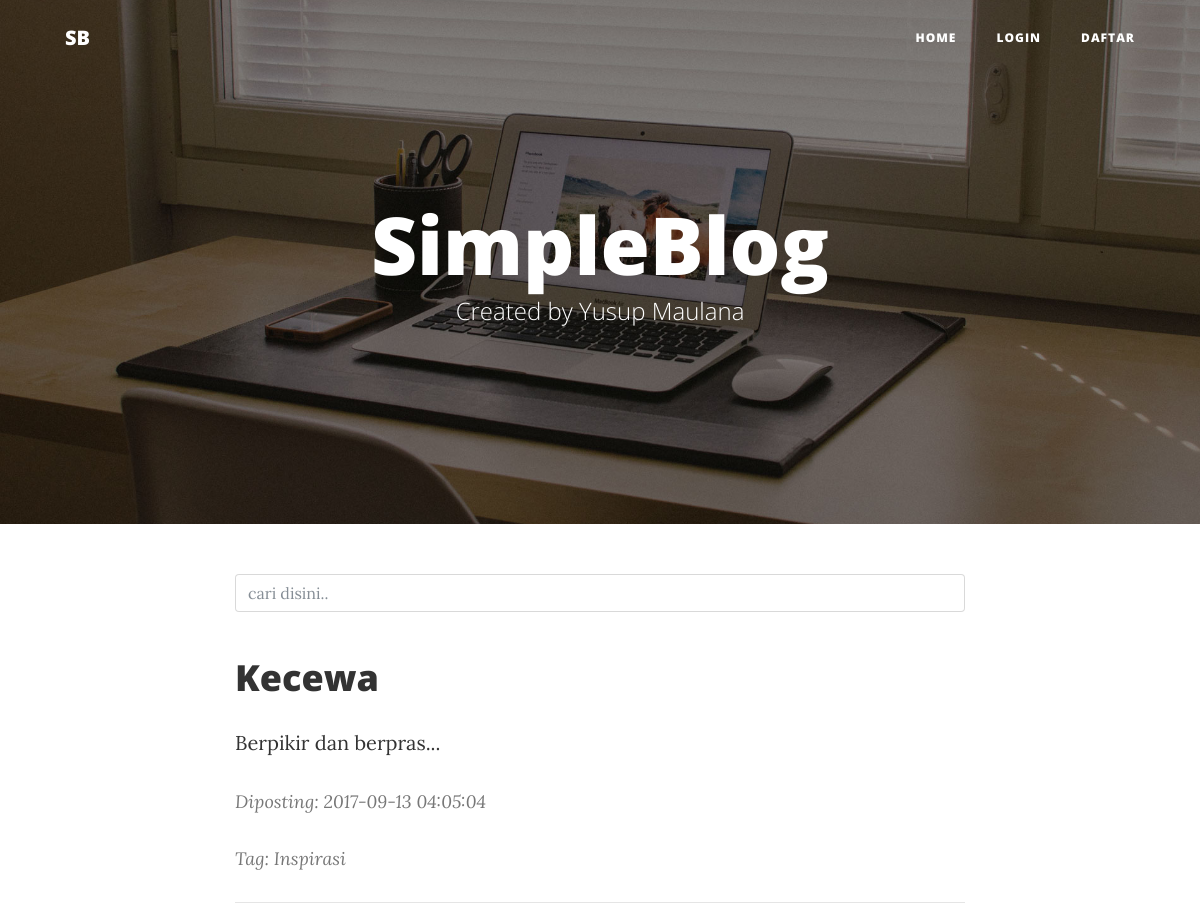
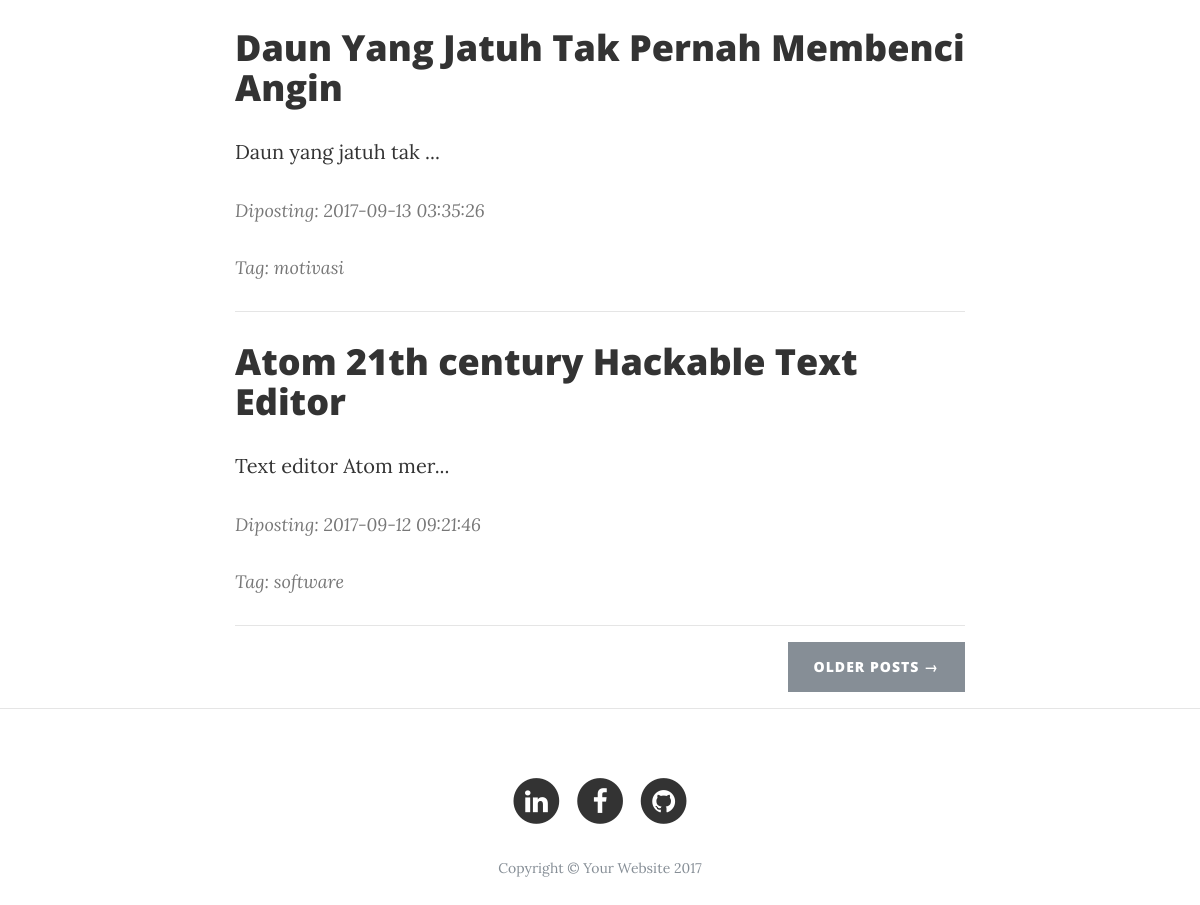
The page / on the database its author committed (2 pictures, top to bottom).
### tables this page shows
CREATE TABLE `blog` (
  `id` int(11) NOT NULL,
  `judul` varchar(50) NOT NULL,
  `isi` text NOT NULL,
  `waktu` timestamp NOT NULL DEFAULT CURRENT_TIMESTAMP,
  `tag` varchar(30) NOT NULL
);

### functions/blog.php (called while the page is built, shortened)
<?php
function tampilkan(){
  $query = "SELECT * FROM blog ORDER BY id DESC";
  return tampil_data($query);
}
function tampil_data($query){
  global $link;
  if($result = mysqli_query($link, $query) or die('gagal menampilkan data')){
    return $result;
  }
}
function excerpt($string){
  $string = substr($string, 0, 20);
  return $string . "...";
}
?>

### index.php (the view, shortened to what this page needs)
<?php
require_once "view/header.php";
$articles = tampilkan();
?>
    <header class="masthead" style="background-image: url('asset/img/home-bg.jpg')">
      <div class="container">
        <div class="row">
          <div class="col-lg-8 col-md-10 mx-auto">
            <div class="site-heading">
              <h1>SimpleBlog</h1>
              <span class="subheading">Created by Yusup Maulana</span>
            </div>
          </div>
        </div>
      </div>
    </header>
    <div class="container">
      <div class="row">
        <div class="col-lg-8 col-md-10 mx-auto">
          <form action="" method="get">
            <div class="form-group">
              <input type="text" name="cari" class="form-control" placeholder="cari disini..">
            </div>
          </form>
        </div>
      </div>
      <div class="row">
        <div class="col-lg-8 col-md-10 mx-auto">
          <?php while($row = mysqli_fetch_assoc($articles)): ?>
          <div class="post-preview">
            <a href="single.php?id=<?=$row['id'];?>">
              <h2 class="post-title"><?=$row['judul'];?></h2>
            </a>
            <p><?=excerpt($row['isi']);?></p>
            <p class="post-meta">Diposting: <?=$row['waktu'];?></p>
            <p class="post-meta">Tag: <?=$row['tag'];?></p>
          </div>
          <hr>
        <?php endwhile; ?>
          <div class="clearfix">
            <a class="btn btn-secondary float-right" href="#">Older Posts &rarr;</a>
          </div>
        </div>
      </div>
    </div>
    <hr>
<?php require_once "view/footer.php"; ?>

### view/header.php (shortened to what this page needs)
<!DOCTYPE html>
<html lang="en">
  <head>
    <link href="asset/vendor/bootstrap/css/bootstrap.min.css" rel="stylesheet">
    <link href="asset/vendor/font-awesome/css/font-awesome.min.css" rel="stylesheet" type="text/css">
    <link href="asset/css/clean-blog.min.css" rel="stylesheet">
    <link href="view/style.css" rel="stylesheet">
  </head>
  <body>
    <nav class="navbar navbar-expand-lg navbar-light fixed-top" id="mainNav">
      <div class="container">
        <a class="navbar-brand" href="index.php">SB</a>
        <div class="collapse navbar-collapse" id="navbarResponsive">
          <ul class="navbar-nav ml-auto">
            <li class="nav-item">
              <a class="nav-link" href="index.php">Home</a>
            </li>
            <?php if( !isset($_SESSION['user']) ){ ?>
            <li class="nav-item">
              <a class="nav-link" href="login.php">Login</a>
            </li>
            <li class="nav-item">
              <a class="nav-link" href="register.php">Daftar</a>
            </li>
          <?php }else{ ?>
            <li class="nav-item">
              <a class="nav-link" href="logout.php">Logout</a>
            </li>
          <?php } ?>
          </ul>
        </div>
      </div>
    </nav>

### view/footer.php (shortened to what this page needs)
<footer>
  <div class="container">
    <div class="row">
      <div class="col-lg-8 col-md-10 mx-auto">
        <ul class="list-inline text-center">
          <li class="list-inline-item">
            <a href="https://www.linkedin.com/in/yusup-maulana-6b3750147/" target="_blank">
              <span class="fa-stack fa-lg">
                <i class="fa fa-circle fa-stack-2x"></i>
                <i class="fa fa-linkedin fa-stack-1x fa-inverse"></i>
              </span>
            </a>
          </li>
          <li class="list-inline-item">
            <a href="https://www.facebook.com/yusupmaulana123" target="_blank">
              <span class="fa-stack fa-lg">
                <i class="fa fa-circle fa-stack-2x"></i>
                <i class="fa fa-facebook fa-stack-1x fa-inverse"></i>
              </span>
            </a>
          </li>
          <li class="list-inline-item">
            <a href="https://github.com/yusupmaulana" target="_blank">
              <span class="fa-stack fa-lg">
                <i class="fa fa-circle fa-stack-2x"></i>
                <i class="fa fa-github fa-stack-1x fa-inverse"></i>
              </span>
            </a>
          </li>
        </ul>
        <p class="copyright text-muted">Copyright &copy; Your Website 2017</p>
      </div>
    </div>
  </div>
</footer>
</body>
</html>

### rows shown on the page
blog: judul "Kecewa", isi "Berpikir dan berpras...", waktu "2017-09-13 04:05:04", tag "Inspirasi"
blog: judul "Daun Yang Jatuh Tak Pernah Membenci Angin", isi "Daun yang jatuh tak ...", waktu "2017-09-13 03:35:26", tag "motivasi"
blog: judul "Atom 21th century Hackable Text Editor", isi "Text editor Atom mer...", waktu "2017-09-12 09:21:46", tag "software"
